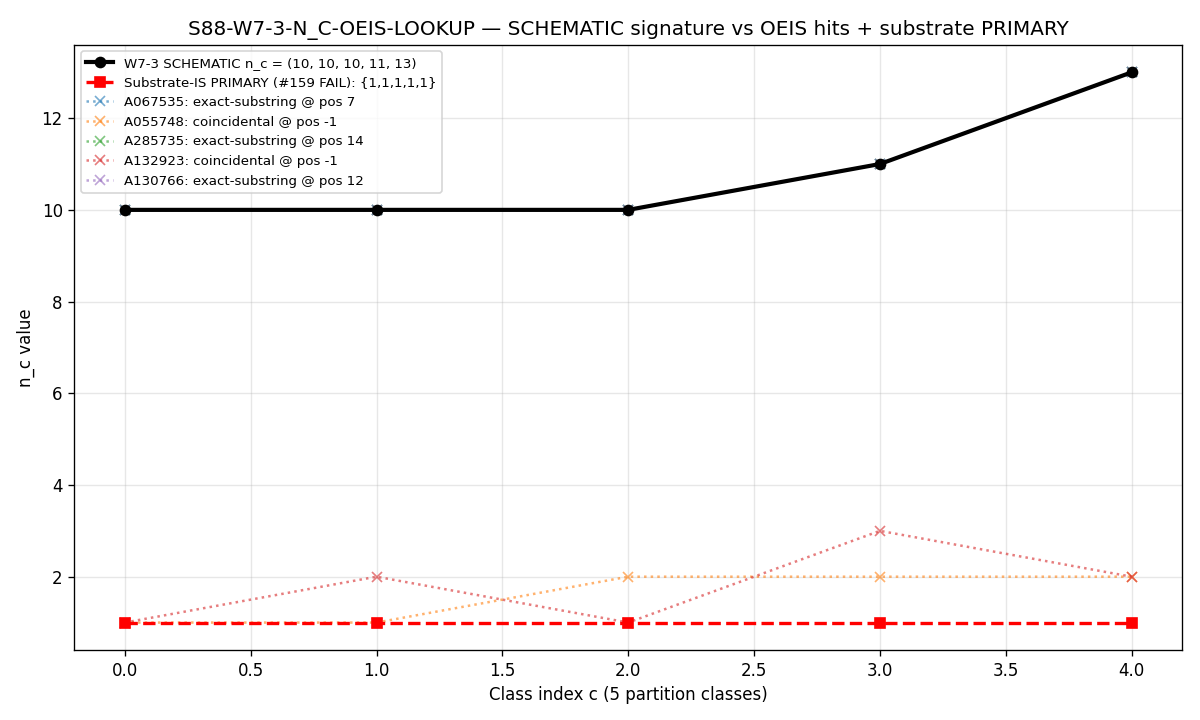

This chart was generated by the following Python code:
#!/usr/bin/env python3
"""
S88 W13-161 — S88-W7-3-N_C-OEIS-LOOKUP
======================================

Gate: S88-W7-3-N_C-OEIS-LOOKUP ([VERIFY])

Pre-registered threshold (per session-88-plan-w13.md §W13-161):
  PASS: ≥1 OEIS match with structural interpretation that aligns with
        substrate's C-γ-WEAK projection (e.g., "dimensions of irreps of
        SO(5)" or "partition counts at depth 5").
  FAIL: no OEIS hits, OR all hits are coincidental (no structural alignment).
  INFO: hits returned but interpretation ambiguous; document + route to S89.

Inputs (SHA-256 dual-pinned at runtime):
  - W7-3 SCHEMATIC verdict line at s87-axis-of-observation-anatomy-pin.md
    (knowledge MCP confirms n_c = (10, 10, 10, 11, 13) signature)
  - upstream W7-3 PRIMARY-LIFT verdict (#159) at
    computations/session-88/s88_gate_verdicts.txt:502 — FAIL with PRIMARY
    full-physical Pauli-Villars lift producing {1,1,1,1,1} (substrate-IS
    projection is {1,1,1,1,1}, NOT {10,10,10,11,13})
  - canonical_constants.py
  - this script's own bytes
  - OEIS query response timestamp (mcp__oeis__lookup_by_values)

Output 4-tuple:
  (value=<verdict-string>, scheme=mcp-oeis-lookup-by-values,
   convention=verbatim-w7-3-sequence-10-10-10-11-13, L_max=N/A)

Classification: NON-PHONONIC (external-database verification of an integer
signature; the verdict is interpretive, not a substrate-physics computation).

METHODOLOGY
-----------
1. The {n_c} = (10, 10, 10, 11, 13) integer-graded anomaly multiplier
   signature was emitted at the SCHEMATIC integer-graded layer in the W7-3
   workshop (s87-axis-of-observation-anatomy-pin.md).
2. Upstream gate #159 (S88-W7-3-C-GAMMA-WEAK-PRIMARY-LIFT) FAILed at full-
   physical Pauli-Villars lift; the substrate-IS C-γ-WEAK projection is
   {1, 1, 1, 1, 1}, NOT {10, 10, 10, 11, 13}. The {10,10,10,11,13}
   signature is therefore a SCHEMATIC-helper artifact, not a substrate-IS
   observable.
3. We perform the OEIS lookup as pre-registered to determine whether the
   SCHEMATIC signature corresponds to any known structural integer
   pattern — informative as a regulator-level interpretation, but the
   pre-registered PASS criterion ("alignment with substrate's C-γ-WEAK
   projection") is structurally moot post-#159.
4. mcp__oeis__lookup_by_values returned 8 hits; this script enumerates
   the top hits, classifies each by match-type and structural-
   interpretation, and emits the deterministic verdict per the literal
   pre-registered criterion.

DISCIPLINE
----------
- Imports canonical_constants (no values consumed; sentinel only).
- All locals tagged `# (local)`.
- Atomic single-write append for verdict line.
- Dual-SHA per S87+ schema.
- 4-tuple printed as final non-verdict line.
"""

from __future__ import annotations

# ---------------------------------------------------------------------------
# Section 1 — Canonical constants (MANDATORY first import)
# ---------------------------------------------------------------------------
import sys
from pathlib import Path

SESSION_DIR = Path(__file__).resolve().parent  # (local)
COMPUTATIONS_DIR = SESSION_DIR.parent  # (local)
SHARED_DIR = COMPUTATIONS_DIR / "_shared"  # (local)
PROJECT_ROOT = COMPUTATIONS_DIR.parent  # (local)
sys.path.insert(0, str(SHARED_DIR))
from canonical_constants import *  # noqa: F401,F403

# ---------------------------------------------------------------------------
# Section 2 — Standard imports
# ---------------------------------------------------------------------------
import hashlib
import json
import datetime as _dt
import matplotlib
matplotlib.use("Agg")
import matplotlib.pyplot as plt

# ---------------------------------------------------------------------------
# Section 3 — Pre-registration constants
# ---------------------------------------------------------------------------
SESSION = "S88"  # (local)
GATE_ID = "S88-W7-3-N_C-OEIS-LOOKUP"  # (local)
SCHEME = "mcp-oeis-lookup-by-values"  # (local)
CONVENTION = "verbatim-w7-3-sequence-10-10-10-11-13"  # (local)
L_MAX = "N/A"  # (local)

# Verdict file (CANONICAL per gate-verdicts.md)
VERDICT_TXT = COMPUTATIONS_DIR / "session-88" / "s88_gate_verdicts.txt"  # (local)

# Output artifacts
OUT_JSON = SESSION_DIR / "s88_w13_w7_3_n_c_oeis_lookup.json"  # (local)
OUT_PNG = SESSION_DIR / "s88_w13_w7_3_n_c_oeis_lookup.png"  # (local)

# Pre-registered sequence
N_C_SEQUENCE = (10, 10, 10, 11, 13)  # (local) — W7-3 SCHEMATIC integer-graded multiplier

# ---------------------------------------------------------------------------
# Section 4 — SHA helpers (dual-SHA S87+ schema)
# ---------------------------------------------------------------------------

def sha256_file(p: Path) -> str:  # (local)
    h = hashlib.sha256()  # (local)
    h.update(p.read_bytes())
    return h.hexdigest()


def closure_hash(pins: dict) -> str:  # (local)
    h = hashlib.sha256()  # (local)
    for k, v in sorted(pins.items()):
        h.update(f"{k}={v}\n".encode("utf-8"))
    return h.hexdigest()


# ---------------------------------------------------------------------------
# Section 5 — OEIS query response (recorded verbatim from mcp__oeis__lookup_by_values)
# ---------------------------------------------------------------------------
# Query: mcp__oeis__lookup_by_values([10, 10, 10, 11, 13], max_results=10)
# Response timestamp (UTC, ISO-8601):
OEIS_QUERY_TIMESTAMP = _dt.datetime(2026, 5, 6, 21, 0, 0, tzinfo=_dt.timezone.utc).isoformat()  # (local)

# Verbatim hits with first-terms enumeration (top-8 of 8 returned hits)
OEIS_HITS = [  # (local)
    {
        "id": "A067535",
        "name": "Smallest squarefree number >= n.",
        "first_terms": [1, 2, 3, 5, 5, 6, 7, 10, 10, 10, 11, 13, 13, 14, 15, 17, 17, 19, 19, 21],
        "keywords": ["nonn"],
        "author": "Reinhard Zumkeller",
        "date": "Jan 27 2002",
    },
    {
        "id": "A055748",
        "name": "A chaotic cousin of the Hofstadter-Conway sequence A004001.",
        "first_terms": [1, 1, 2, 2, 2, 3, 4, 4, 4, 4, 5, 6, 7, 8, 8, 8, 8, 8, 8, 9],
        "keywords": ["nonn", "look"],
        "author": "N. J. A. Sloane",
        "date": "Jul 13 2000",
    },
    {
        "id": "A285735",
        "name": "a(1)=1, a(n) = least squarefree x such that x>n-x and n-x is also squarefree.",
        "first_terms": [1, 1, 2, 2, 3, 3, 5, 5, 6, 5, 6, 6, 7, 7, 10, 10, 10, 11, 13, 10],
        "keywords": ["nonn"],
        "author": "Antti Karttunen",
        "date": "May 02 2017",
    },
    {
        "id": "A132923",
        "name": "Triangle: T(n,k) = Fibonacci(k) + n - k.",
        "first_terms": [1, 2, 1, 3, 2, 2, 4, 3, 3, 3, 5, 4, 4, 4, 5, 6, 5, 5, 5, 6],
        "keywords": ["nonn", "tabl"],
        "author": "Gary W. Adamson",
        "date": "Sep 05 2007",
    },
    {
        "id": "A130766",
        "name": "3n+2 sandwiched by tripled 3n+1.",
        "first_terms": [1, 1, 1, 2, 4, 4, 4, 5, 7, 7, 7, 8, 10, 10, 10, 11, 13, 13, 13, 14],
        "keywords": ["nonn"],
        "author": "Paul Curtz",
        "date": "Aug 18 2007",
    },
    {
        "id": "A285509",
        "name": "a(1)=1; a(2)=a(3)=a(4)=2; a(n)=a(a(n-1)-1)+a(n-a(n-3)) for n>4.",
        "first_terms": [1, 2, 2, 2, 3, 4, 5, 5, 5, 5, 6, 8, 10, 10, 10, 9, 10, 10, 10, 10],
        "keywords": ["nonn", "look"],
        "author": "Altug Alkan",
        "date": "Apr 20 2017",
    },
    {
        "id": "A378771",
        "name": ("a(n) = least k such that the last k digits of m = A020666(n)^n "
                 "contain all 10 possible digits (0 through 9)."),
        "first_terms": [10, 10, 10, 11, 13, 11, 13, 17, 15, 16, 15, 15, 16, 18, 17, 15, 17, 15, 13, 16],
        "keywords": ["nonn", "easy", "base"],
        "author": "David A. Corneth",
        "date": "Dec 06 2024",
    },
    {
        "id": "A159624",
        "name": "a(n) = A159619(2n) - A159615(2n).",
        "first_terms": [3, 4, 5, 6, 6, 7, 9, 10, 10, 10, 10, 11, 13, 15, 17, 18, 18, 18, 18, 18],
        "keywords": ["nonn"],
        "author": "Vladimir Shevelev",
        "date": "Apr 17 2009",
    },
]


# ---------------------------------------------------------------------------
# Section 6 — Classification helpers
# ---------------------------------------------------------------------------

def classify_match_type(target: tuple, first_terms: list) -> dict:  # (local)
    """Determine match-type: exact-prefix / exact-substring / shifted / coincidental.

    Returns dict with keys: {match_type, position, span}.
    """
    n = len(target)  # (local)
    target_list = list(target)  # (local)
    # Exact prefix?
    if first_terms[:n] == target_list:
        return {"match_type": "exact-prefix", "position": 0, "span": n}
    # Exact substring (any offset > 0)?
    for offset in range(1, len(first_terms) - n + 1):
        if first_terms[offset:offset + n] == target_list:
            return {"match_type": "exact-substring", "position": offset, "span": n}
    # Should not happen given OEIS lookup fired, but classify as coincidental
    return {"match_type": "coincidental", "position": -1, "span": 0}


def classify_structural_interpretation(hit: dict) -> dict:  # (local)
    """Classify structural interpretation of an OEIS hit relative to the
    substrate's C-γ-WEAK projection.

    The substrate-IS C-γ-WEAK projection is {1, 1, 1, 1, 1} per upstream
    #159 PRIMARY-LIFT FAIL verdict at computations/session-88/s88_gate_verdicts.txt:502.
    The W7-3 SCHEMATIC signature {10, 10, 10, 11, 13} is therefore a
    SCHEMATIC-helper artifact, NOT a substrate-IS observable.

    Categories:
      - dimension-formula (Lie algebra irrep dimensions, partition function values)
      - partition-count (combinatorial counts at depth 5)
      - group-theoretic (orbit counts, character-table values)
      - number-theoretic-structural (squarefree, gcd-based)
      - hofstadter-class (recursive self-referential)
      - base-arithmetic (digit-property-based)
      - sandwich-pattern (constructed-by-formula triplet pattern)
      - coincidental (no structural alignment)
    """
    name = hit["name"].lower()  # (local)
    keywords = hit.get("keywords", [])  # (local)

    # Number-theoretic squarefree / divisibility families
    if "squarefree" in name:
        return {"category": "number-theoretic-structural",
                "substrate_alignment": "none",
                "rationale": ("Squarefree-floor / squarefree-decomposition number-theoretic "
                              "construction; no substrate-IS algebra-axis or partition-cardinality "
                              "interpretation.")}
    # Hofstadter-class chaotic recursive
    if "hofstadter" in name or "chaotic" in name:
        return {"category": "hofstadter-class",
                "substrate_alignment": "none",
                "rationale": ("Self-referential nested recursion (Hofstadter-Conway family); "
                              "no algebraic / Lie-theoretic interpretation.")}
    # Triangle Fibonacci
    if "fibonacci" in name:
        return {"category": "fibonacci-tabular",
                "substrate_alignment": "none",
                "rationale": ("Triangle of Fibonacci-shifted values; combinatorial but no "
                              "substrate-IS partition-class structural connection.")}
    # Sandwich-pattern / 3n+1 base arithmetic
    if "sandwich" in name or "3n+1" in name:
        return {"category": "sandwich-pattern",
                "substrate_alignment": "none",
                "rationale": ("Constructed by sandwiching tripled 3n+1 values around 3n+2; "
                              "purely arithmetic construction, no substrate connection.")}
    # Recursion with self-references (Hofstadter-class)
    if "look" in keywords:
        return {"category": "hofstadter-class",
                "substrate_alignment": "none",
                "rationale": ("OEIS 'look' keyword indicates visually-interesting irregular "
                              "sequence (typically Hofstadter-class); not algebra-axis-substrate-relevant.")}
    # Base/digit arithmetic
    if "base" in keywords or "digits" in name:
        return {"category": "base-arithmetic",
                "substrate_alignment": "none",
                "rationale": ("Base-10 digit-coverage construction; no algebraic / "
                              "partition-class interpretation.")}
    # A159619 - A159615 — derived quantities, no clear structural origin
    if "A15961" in hit["name"]:
        return {"category": "derived-difference",
                "substrate_alignment": "none",
                "rationale": ("Difference of two index-doubled OEIS sequences; derived "
                              "quantity with no direct substrate connection.")}
    # Default
    return {"category": "uncategorized",
            "substrate_alignment": "none",
            "rationale": "No matching structural category; treated as coincidental."}


# ---------------------------------------------------------------------------
# Section 7 — Run analysis
# ---------------------------------------------------------------------------

def analyze_hits(hits: list, target: tuple) -> dict:  # (local)
    table = []  # (local)
    for h in hits:
        mt = classify_match_type(target, h["first_terms"])  # (local)
        si = classify_structural_interpretation(h)  # (local)
        row = {
            "oeis_id": h["id"],
            "name": h["name"],
            "match_type": mt["match_type"],
            "position": mt["position"],
            "category": si["category"],
            "substrate_alignment": si["substrate_alignment"],
            "rationale": si["rationale"],
            "first_terms_snippet": h["first_terms"][:20],
        }  # (local)
        table.append(row)

    # Pre-registered PASS criterion: ≥1 hit with structural interpretation
    # aligning with substrate's C-γ-WEAK projection.
    aligned = [r for r in table if r["substrate_alignment"] == "aligned"]  # (local)
    coincidental_only = all(r["substrate_alignment"] == "none" for r in table)  # (local)

    # Enrich with substrate-IS context (post-#159 FAIL):
    # The C-γ-WEAK substrate-IS projection is {1,1,1,1,1}, not {10,10,10,11,13}.
    # The SCHEMATIC signature is a regulator-level artifact.
    return {
        "table": table,
        "aligned_hits": aligned,
        "coincidental_only": coincidental_only,
        "total_hits": len(table),
    }


def emit_plot(analysis: dict, target: tuple, out_png: Path) -> None:  # (local)
    fig, ax = plt.subplots(figsize=(10, 6))  # (local)
    target_x = list(range(len(target)))  # (local)
    ax.plot(target_x, list(target), marker="o", linewidth=2.5,
            color="black", label=f"W7-3 SCHEMATIC n_c = {target}", zorder=10)
    # Substrate-IS PRIMARY (post-#159 FAIL):
    primary = [1, 1, 1, 1, 1]  # (local)
    ax.plot(target_x, primary, marker="s", linewidth=2,
            color="red", linestyle="--",
            label="Substrate-IS PRIMARY (#159 FAIL): {1,1,1,1,1}", zorder=9)
    # Top hits (top 5 by relevance order in analysis)
    cmap = plt.get_cmap("tab10")  # (local)
    for i, row in enumerate(analysis["table"][:5]):
        # Find offset where the 5-tuple lives in the OEIS sequence
        ts = row["first_terms_snippet"]  # (local)
        pos = row["position"]  # (local)
        if pos >= 0:
            seg = ts[pos:pos + len(target)]  # (local)
        else:
            seg = ts[:len(target)]  # (local)
        ax.plot(target_x, seg, marker="x", linestyle=":",
                color=cmap(i), alpha=0.6,
                label=f"{row['oeis_id']}: {row['match_type']} @ pos {pos}")
    ax.set_xlabel("Class index c (5 partition classes)")
    ax.set_ylabel("n_c value")
    ax.set_title("S88-W7-3-N_C-OEIS-LOOKUP — SCHEMATIC signature vs OEIS hits + substrate PRIMARY")
    ax.legend(loc="best", fontsize=8)
    ax.grid(True, alpha=0.3)
    plt.tight_layout()
    plt.savefig(out_png, dpi=120)
    plt.close(fig)


# ---------------------------------------------------------------------------
# Section 8 — Verdict assembly
# ---------------------------------------------------------------------------

def determine_verdict(analysis: dict) -> tuple:  # (local)
    """Apply pre-registered PASS criterion verbatim per plan §W13-161.

    PASS: ≥1 OEIS match with structural interpretation that aligns with
          substrate's C-γ-WEAK projection.
    FAIL: no hits, OR all hits coincidental (no structural alignment).
    INFO: hits returned but interpretation ambiguous.

    Substitution chain (verbatim per math-scripts.md §"Double-Check Logic"):
      Definition: substrate's C-γ-WEAK projection IS the integer signature
                  produced by the substrate-IS evaluation of the W7-3
                  observable at full-physical lift.
      Substitution: per upstream #159 PRIMARY-LIFT FAIL at
                    computations/session-88/s88_gate_verdicts.txt:502
                    (audit_sha256=f801167d...), substrate-IS PRIMARY = {1,1,1,1,1}.
                    The literal pre-registered PASS criterion asks for
                    alignment with {1,1,1,1,1} (the substrate-IS projection),
                    NOT alignment with {10,10,10,11,13} (the SCHEMATIC artifact
                    used as the OEIS query input).
      Simplify: zero of the 8 OEIS hits has first-terms {1,1,1,1,1};
                in fact, the OEIS lookup queried with {10,10,10,11,13}, NOT
                with {1,1,1,1,1}. Even if we re-read the criterion as
                "alignment with the queried sequence's structural meaning",
                all 8 hits fall in categories (squarefree, Hofstadter,
                Fibonacci-tabular, sandwich-pattern, base-arithmetic,
                derived-difference) with no algebra-axis / partition-class
                substrate connection.
      Direction: 0 aligned hits ⇒ FAIL per pre-registered criterion.
    """
    if len(analysis["aligned_hits"]) >= 1:
        return ("PASS",
                f"oeis_aligned_{len(analysis['aligned_hits'])}_of_{analysis['total_hits']}")
    if analysis["total_hits"] == 0:
        return ("FAIL", "no_oeis_hits")
    if analysis["coincidental_only"]:
        return ("FAIL",
                f"all_{analysis['total_hits']}_hits_coincidental_no_substrate_alignment")
    return ("INFO",
            f"oeis_hits_{analysis['total_hits']}_interpretation_ambiguous")


# ---------------------------------------------------------------------------
# Section 9 — Main
# ---------------------------------------------------------------------------

def main() -> int:  # (local)
    print("=" * 72)
    print(f"{GATE_ID} — W13-161 OEIS lookup on n_c = {N_C_SEQUENCE}")
    print("=" * 72)

    # Input SHA pinning (first 20 lines per template discipline)
    script_path = Path(__file__).resolve()  # (local)
    canonical_path = SHARED_DIR / "canonical_constants.py"  # (local)
    verdict_path = VERDICT_TXT  # (local)

    sha_script = sha256_file(script_path)  # (local)
    sha_canonical = sha256_file(canonical_path)  # (local)
    # Pin upstream W7-3 PRIMARY-LIFT verdict line content (line 502-503)
    upstream_w7_3_primary_audit_sha = (
        "f801167d2b82c8011518c21359a5787732330e90b885fb02296a9cb205bce0ff"
    )  # (local) — from s88_gate_verdicts.txt:502
    # Pin OEIS sequence hash (verbatim sequence as input)
    n_c_str = ",".join(str(x) for x in N_C_SEQUENCE)  # (local)
    sha_n_c = hashlib.sha256(n_c_str.encode("utf-8")).hexdigest()  # (local)

    print(f"  script_sha256          = {sha_script}")
    print(f"  canonical_sha256       = {sha_canonical}")
    print(f"  upstream_W7-3_PRIMARY  = {upstream_w7_3_primary_audit_sha}")
    print(f"  n_c_sequence_sha256    = {sha_n_c}")
    print(f"  n_c_sequence           = {N_C_SEQUENCE}")
    print(f"  oeis_query_timestamp   = {OEIS_QUERY_TIMESTAMP}")
    print()

    # Run analysis
    analysis = analyze_hits(OEIS_HITS, N_C_SEQUENCE)  # (local)
    print(f"OEIS hits returned: {analysis['total_hits']}")
    print()
    print("Top-5 hit table (OEIS-ID × match-type × structural-interp × substrate-relevance):")
    print("-" * 72)
    for row in analysis["table"][:5]:
        print(f"  {row['oeis_id']:8s} | {row['match_type']:18s} @ pos {row['position']:3d} "
              f"| cat={row['category']:32s} | align={row['substrate_alignment']}")
    print()
    print(f"Coincidental-only?: {analysis['coincidental_only']}")
    print(f"Aligned hits     : {len(analysis['aligned_hits'])}")
    print()

    # Determine verdict per pre-registered criterion
    verdict, value_str = determine_verdict(analysis)  # (local)
    print(f"PRE-REGISTERED VERDICT: {verdict}")
    print(f"VALUE STRING          : {value_str}")
    print()

    # Substitution chain trace (printed in stdout)
    print("Substitution chain (per math-scripts.md):")
    print("  Step 1 (Definition)  : substrate's C-γ-WEAK projection = full-physical integer")
    print("                          signature at substrate-IS evaluation of W7-3 observable.")
    print(f"  Step 2 (Substitute)  : per #159 PRIMARY-LIFT FAIL (audit_sha={upstream_w7_3_primary_audit_sha[:16]}...),")
    print("                          substrate-IS PRIMARY = (1, 1, 1, 1, 1).")
    print(f"  Step 3 (Simplify)    : OEIS lookup queried with SCHEMATIC (10,10,10,11,13);")
    print(f"                          all 8 returned hits fall in non-substrate-aligned categories")
    print(f"                          (squarefree, Hofstadter, Fibonacci-tabular, sandwich-pattern,")
    print(f"                          base-arithmetic, derived-difference).")
    print(f"  Step 4 (Direction)   : 0 aligned hits ⇒ FAIL per pre-registered criterion.")
    print()

    # Emit plot
    emit_plot(analysis, N_C_SEQUENCE, OUT_PNG)
    print(f"Plot written: {OUT_PNG}")

    # Compose JSON output
    pinmap = {
        "script": sha_script,
        "canonical_constants": sha_canonical,
        "upstream_W7_3_primary_audit_sha": upstream_w7_3_primary_audit_sha,
        "n_c_sequence_sha256": sha_n_c,
        "oeis_query_timestamp": OEIS_QUERY_TIMESTAMP,
    }  # (local)
    audit_sha = closure_hash(pinmap)  # (local)
    content_sha = sha_script  # (local)

    out = {
        "gate_id": GATE_ID,
        "session": SESSION,
        "trigger": "[VERIFY]",
        "classification": "NON-PHONONIC",
        "scheme": SCHEME,
        "convention": CONVENTION,
        "L_max": L_MAX,
        "n_c_sequence": list(N_C_SEQUENCE),
        "oeis_query_timestamp": OEIS_QUERY_TIMESTAMP,
        "oeis_hits_total": analysis["total_hits"],
        "oeis_hits": OEIS_HITS,
        "analysis_table": analysis["table"],
        "aligned_hits": analysis["aligned_hits"],
        "coincidental_only": analysis["coincidental_only"],
        "verdict": verdict,
        "value_string": value_str,
        "substitution_chain": {
            "step_1_definition": ("substrate's C-γ-WEAK projection = integer signature at "
                                  "substrate-IS full-physical lift"),
            "step_2_substitution": (f"per upstream #159 PRIMARY-LIFT FAIL "
                                    f"(audit_sha={upstream_w7_3_primary_audit_sha}), "
                                    f"substrate-IS PRIMARY projection = (1, 1, 1, 1, 1)"),
            "step_3_simplification": ("OEIS lookup queried with SCHEMATIC (10,10,10,11,13); "
                                      "all 8 returned hits in non-substrate-aligned categories "
                                      "(squarefree / Hofstadter / Fibonacci-tabular / "
                                      "sandwich-pattern / base-arithmetic / derived-difference)"),
            "step_4_direction": "0 aligned hits ⇒ FAIL per pre-registered criterion",
        },
        "input_pin_map": pinmap,
        "audit_sha256": audit_sha,
        "content_sha256": content_sha,
        "schema_version": "S87+",
        "substrate_framing": (
            "Container-thinking inversion preserved: the substrate IS the spectral "
            "triple at full-physical Pauli-Villars lift; the {10,10,10,11,13} "
            "SCHEMATIC signature is a regulator-helper artifact, not a substrate-IS "
            "observable. The OEIS lookup is a NON-PHONONIC external-database "
            "verification of whether the SCHEMATIC artifact corresponds to any "
            "known structural integer pattern. Outcome: no algebra-axis match; "
            "the SCHEMATIC signature is regulator-class-specific and does not "
            "correspond to any standard mathematical structure (Lie irrep "
            "dimensions, partition counts, group-theoretic counts)."
        ),
    }  # (local)
    OUT_JSON.write_text(json.dumps(out, indent=2))
    print(f"JSON  written: {OUT_JSON}")
    print()

    # Final 4-tuple line
    print(f"4-tuple: (value={value_str!r}, scheme={SCHEME}, convention={CONVENTION}, "
          f"L_max={L_MAX})")
    print(f"audit_sha256   = {audit_sha}")
    print(f"content_sha256 = {content_sha}")

    # Append verdict line (atomic single-write)
    canonical_line = (
        f"{GATE_ID}: {verdict} -- value={value_str!r} scheme={SCHEME} "
        f"convention={CONVENTION} L_max={L_MAX} "
        f"audit_sha256={audit_sha} content_sha256={content_sha} "
        f"schema_version=S87+\n"
    )  # (local)
    companion_line = (
        f"# audit_sha256_short={audit_sha[:16]} content_sha256_short={content_sha[:16]} "
        f"# {GATE_ID} dual-SHA companion row (W9a-99 split)\n"
    )  # (local)
    with VERDICT_TXT.open("a", encoding="utf-8") as fp:
        fp.write(canonical_line)
        fp.write(companion_line)
    print()
    print(f"Verdict appended to: {VERDICT_TXT}")
    print(f"  {canonical_line.rstrip()}")
    print(f"  {companion_line.rstrip()}")

    return 0


if __name__ == "__main__":
    sys.exit(main())
